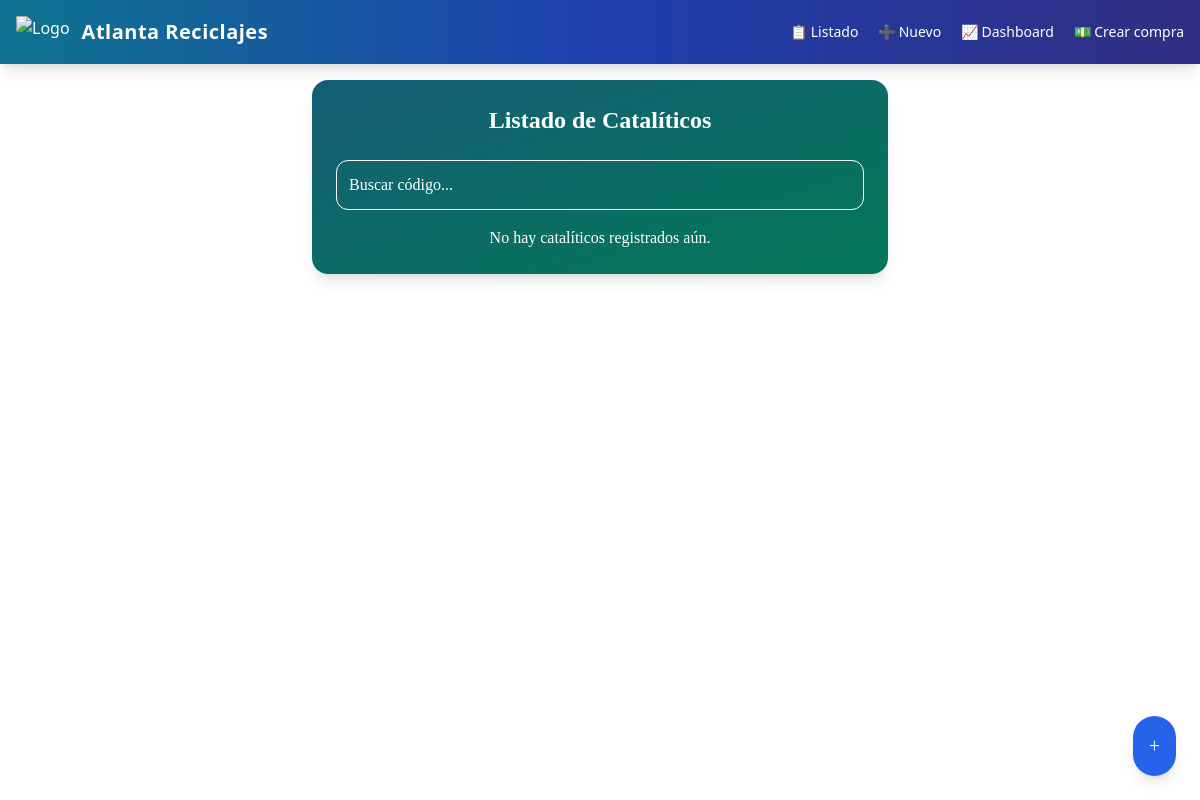
Before: /listado/ with the older database file.
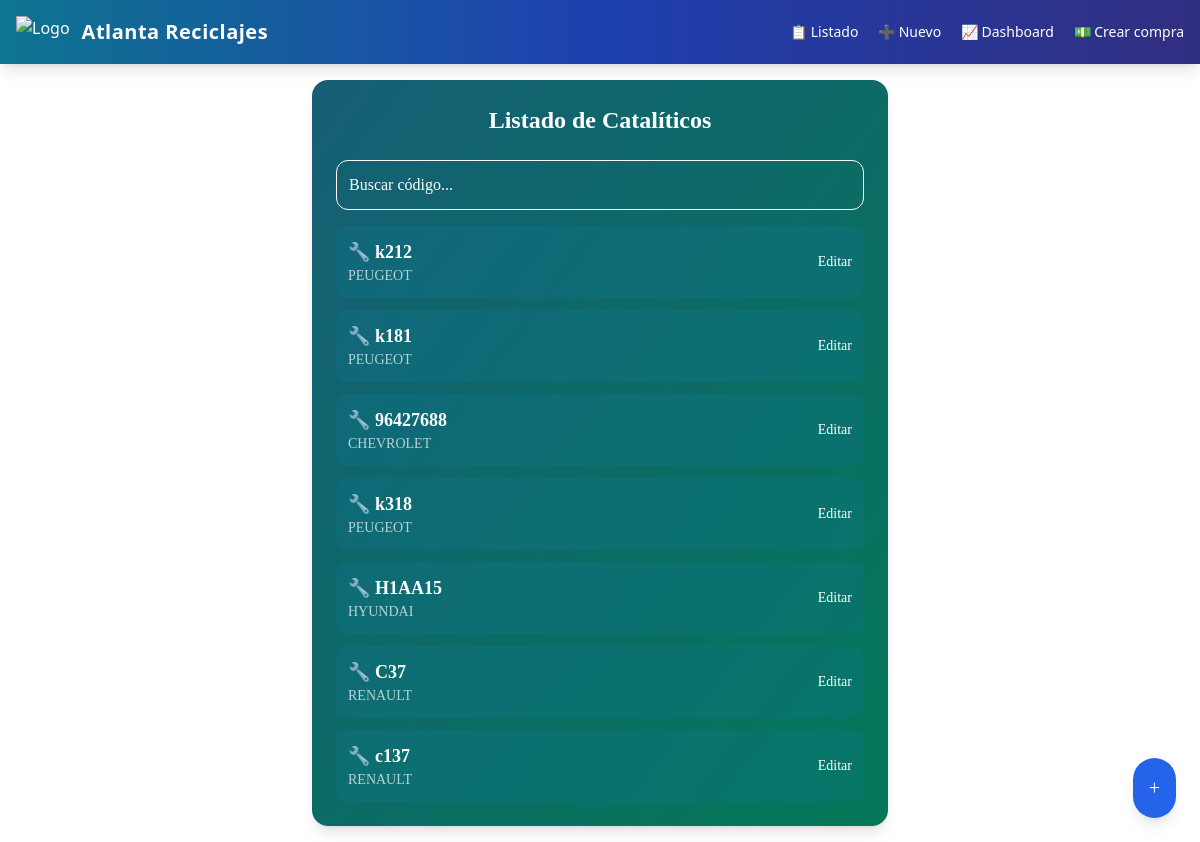
After: the same page with the newer database file.
### cataliticos/models.py (models this page shows, shortened)
class Catalitico(models.Model):
    codigo = models.CharField(max_length=100, unique=True)
    descripcion = models.CharField(max_length=255)
    valor = models.PositiveIntegerField(default=0)
    imagen_principal = models.ImageField(upload_to='cataliticos/', null=True, blank=True)
    galeria = models.ImageField(upload_to='cataliticos/', null=True, blank=True)

### cataliticos/views.py (the view)
# urls.py: path('listado/', views.listado_y_busqueda, name='listado'),
def listado_y_busqueda(request):
    codigo = request.GET.get("q", "")
    resultado = None
    creado = False
    form = CataliticoForm()
    codigos = Catalitico.objects.all().order_by("-id")
    if codigo:
        try:
            resultado = Catalitico.objects.get(codigo__iexact=codigo.strip())
        except Catalitico.DoesNotExist:
            if request.method == "POST":
                form = CataliticoForm(request.POST, request.FILES)
                if form.is_valid():
                    form.save()
                    creado = True
                    resultado = form.instance
        cataliticos = codigos.filter(codigo__icontains=codigo)
    else:
        cataliticos = codigos
    return render(request, "cataliticos/listado.html", {
        "codigo": codigo,
        "resultado": resultado,
        "creado": creado,
        "form": form,
        "codigos": codigos,
        "cataliticos": cataliticos,
    })

### cataliticos/forms.py
class CataliticoForm(forms.ModelForm):
    class Meta:
        model = Catalitico
        fields = ['codigo', 'descripcion', 'valor', 'imagen_principal', 'galeria']

### cataliticos/templates/cataliticos/listado.html (shortened to what this page needs)
{% extends 'base.html' %}
{% load humanize %}
{% block content %}
<div class="max-w-xl mx-auto bg-gradient-to-br from-cyan-800 to-emerald-700 p-6 rounded-2xl shadow-lg text-white font-[Orbitron]">
    <h1 class="text-2xl font-bold mb-6 text-center">Listado de Catalíticos</h1>
    <form method="GET" action="{% url 'cataliticos:listado' %}" class="mb-4">
        <input type="text" name="q" placeholder="Buscar código..." value="{{ codigo }}"
            class="w-full p-3 rounded-xl bg-transparent border border-white placeholder-white text-white focus:outline-none focus:ring-2 focus:ring-cyan-300">
    </form>
    {% if codigo and resultado %}
        <div class="bg-cyan-700/30 rounded-xl p-4 shadow-md space-y-2">
            <h2 class="text-xl font-bold">🔧 {{ resultado.codigo }}</h2>
            <p class="text-white/80 text-sm">Marca/Descripción: {{ resultado.descripcion|default:"Sin descripción" }}</p>
            <p class="text-white/90 text-sm">Valor: ${{ resultado.valor|floatformat:0|intcomma }}</p>
            {% if resultado.imagen_principal %}
    <img src="{{ resultado.imagen_principal.url }}" alt="Foto 1"
         class="rounded-xl mt-3 w-full max-h-60 object-cover border border-white">
{% if resultado.galeria %}
    <img src="{{ resultado.galeria.url }}" alt="Foto 2"
         class="rounded-xl mt-3 w-full max-h-60 object-cover border border-white mt-2">
    <img src="" alt="Foto 3"
         class="rounded-xl mt-3 w-full max-h-60 object-cover border border-white mt-2">
{% endif %}
    <img src="" alt="Foto 4"
         class="rounded-xl mt-3 w-full max-h-60 object-cover border border-white mt-2">
{% endif %}
            <a href="{% url 'cataliticos:editar' resultado.id %}"
               class="inline-block mt-4 bg-white text-cyan-800 font-semibold px-4 py-2 rounded-lg hover:bg-cyan-200 transition">
               Editar Catalítico
            </a>
        </div>
    {% else %}
        <div class="space-y-3">
            {% for catalitico in cataliticos %}
                <div class="bg-cyan-700/30 rounded-xl p-3 flex items-center justify-between">
                    <div>
                        <p class="font-bold text-lg">🔧 {{ catalitico.codigo }}</p>
                        <p class="text-sm uppercase text-white/70">{{ catalitico.descripcion|default:"Sin marca" }}</p>
                    </div>
                    <a href="{% url 'cataliticos:editar' catalitico.id %}" class="text-sm text-white hover:text-cyan-300">Editar</a>
                </div>
            {% empty %}
                <p class="text-white text-center mt-4">No hay catalíticos registrados aún.</p>
            {% endfor %}
        </div>
    {% endif %}
    <a href="{% url 'cataliticos:crear' %}"
       class="fixed bottom-6 right-6 bg-blue-600 hover:bg-blue-700 text-white p-4 rounded-full shadow-lg transition text-xl">+</a>
</div>
{% endblock %}

Changed rows visible on the page:
added Catalitico: codigo "k212", descripcion "PEUGEOT"
added Catalitico: codigo "k181", descripcion "PEUGEOT"
added Catalitico: codigo "96427688", descripcion "CHEVROLET"
added Catalitico: codigo "k318", descripcion "PEUGEOT"
added Catalitico: codigo "H1AA15", descripcion "HYUNDAI"
added Catalitico: codigo "C37", descripcion "RENAULT"
added Catalitico: codigo "c137", descripcion "RENAULT"
Other visible differences:
text no longer shown: "No hay catalíticos registrados aún."
